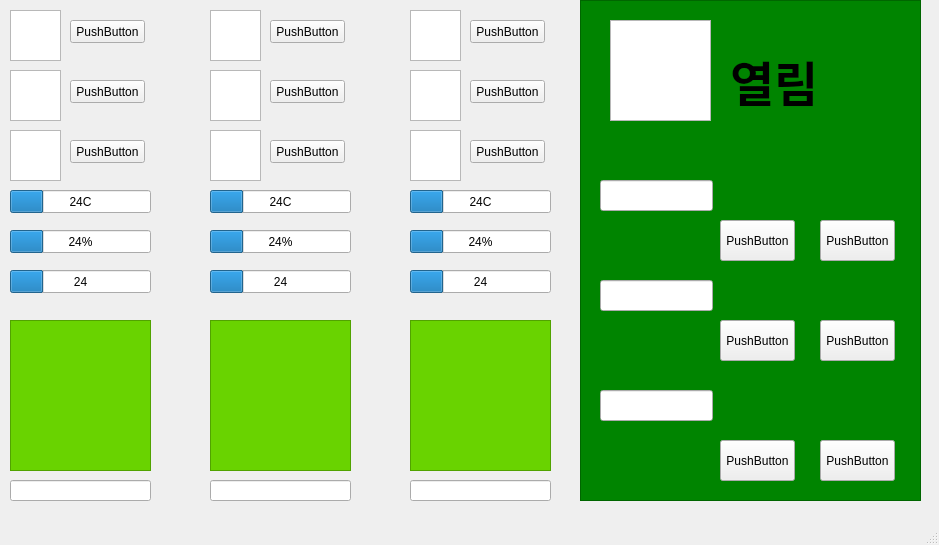
<?xml version="1.0" encoding="UTF-8"?>
<ui version="4.0">
 <class>SMART_FARM</class>
 <widget class="QMainWindow" name="SMART_FARM">
  <property name="geometry">
   <rect>
    <x>0</x>
    <y>0</y>
    <width>939</width>
    <height>545</height>
   </rect>
  </property>
  <property name="windowTitle">
   <string>SMARTFRAM</string>
  </property>
  <widget class="QWidget" name="centralwidget">
   <widget class="QGraphicsView" name="graphicsView">
    <property name="geometry">
     <rect>
      <x>10</x>
      <y>10</y>
      <width>51</width>
      <height>51</height>
     </rect>
    </property>
   </widget>
   <widget class="QGraphicsView" name="graphicsView_2">
    <property name="geometry">
     <rect>
      <x>10</x>
      <y>70</y>
      <width>51</width>
      <height>51</height>
     </rect>
    </property>
   </widget>
   <widget class="QGraphicsView" name="graphicsView_3">
    <property name="geometry">
     <rect>
      <x>10</x>
      <y>130</y>
      <width>51</width>
      <height>51</height>
     </rect>
    </property>
   </widget>
   <widget class="QPushButton" name="LED1_1BUTTON">
    <property name="geometry">
     <rect>
      <x>70</x>
      <y>20</y>
      <width>75</width>
      <height>23</height>
     </rect>
    </property>
    <property name="text">
     <string>PushButton</string>
    </property>
   </widget>
   <widget class="QPushButton" name="LED1_2BUTTON">
    <property name="geometry">
     <rect>
      <x>70</x>
      <y>80</y>
      <width>75</width>
      <height>23</height>
     </rect>
    </property>
    <property name="text">
     <string>PushButton</string>
    </property>
   </widget>
   <widget class="QPushButton" name="LED1_3BUTTON">
    <property name="geometry">
     <rect>
      <x>70</x>
      <y>140</y>
      <width>75</width>
      <height>23</height>
     </rect>
    </property>
    <property name="text">
     <string>PushButton</string>
    </property>
   </widget>
   <widget class="QGraphicsView" name="graphicsView_4">
    <property name="geometry">
     <rect>
      <x>210</x>
      <y>130</y>
      <width>51</width>
      <height>51</height>
     </rect>
    </property>
   </widget>
   <widget class="QPushButton" name="LED2_3BUTTON">
    <property name="geometry">
     <rect>
      <x>270</x>
      <y>140</y>
      <width>75</width>
      <height>23</height>
     </rect>
    </property>
    <property name="text">
     <string>PushButton</string>
    </property>
   </widget>
   <widget class="QGraphicsView" name="graphicsView_5">
    <property name="geometry">
     <rect>
      <x>210</x>
      <y>10</y>
      <width>51</width>
      <height>51</height>
     </rect>
    </property>
   </widget>
   <widget class="QPushButton" name="LED2_1BUTTON">
    <property name="geometry">
     <rect>
      <x>270</x>
      <y>20</y>
      <width>75</width>
      <height>23</height>
     </rect>
    </property>
    <property name="text">
     <string>PushButton</string>
    </property>
   </widget>
   <widget class="QPushButton" name="LED2_2BUTTON">
    <property name="geometry">
     <rect>
      <x>270</x>
      <y>80</y>
      <width>75</width>
      <height>23</height>
     </rect>
    </property>
    <property name="text">
     <string>PushButton</string>
    </property>
   </widget>
   <widget class="QGraphicsView" name="graphicsView_6">
    <property name="geometry">
     <rect>
      <x>210</x>
      <y>70</y>
      <width>51</width>
      <height>51</height>
     </rect>
    </property>
   </widget>
   <widget class="QGraphicsView" name="graphicsView_7">
    <property name="geometry">
     <rect>
      <x>410</x>
      <y>130</y>
      <width>51</width>
      <height>51</height>
     </rect>
    </property>
   </widget>
   <widget class="QPushButton" name="LED3_3BUTTON">
    <property name="geometry">
     <rect>
      <x>470</x>
      <y>140</y>
      <width>75</width>
      <height>23</height>
     </rect>
    </property>
    <property name="text">
     <string>PushButton</string>
    </property>
   </widget>
   <widget class="QGraphicsView" name="graphicsView_8">
    <property name="geometry">
     <rect>
      <x>410</x>
      <y>10</y>
      <width>51</width>
      <height>51</height>
     </rect>
    </property>
   </widget>
   <widget class="QPushButton" name="LED3_1BUTTON">
    <property name="geometry">
     <rect>
      <x>470</x>
      <y>20</y>
      <width>75</width>
      <height>23</height>
     </rect>
    </property>
    <property name="text">
     <string>PushButton</string>
    </property>
   </widget>
   <widget class="QPushButton" name="LED3_2BUTTON">
    <property name="geometry">
     <rect>
      <x>470</x>
      <y>80</y>
      <width>75</width>
      <height>23</height>
     </rect>
    </property>
    <property name="text">
     <string>PushButton</string>
    </property>
   </widget>
   <widget class="QGraphicsView" name="graphicsView_9">
    <property name="geometry">
     <rect>
      <x>410</x>
      <y>70</y>
      <width>51</width>
      <height>51</height>
     </rect>
    </property>
   </widget>
   <widget class="QProgressBar" name="TEMP1">
    <property name="geometry">
     <rect>
      <x>10</x>
      <y>190</y>
      <width>141</width>
      <height>23</height>
     </rect>
    </property>
    <property name="value">
     <number>24</number>
    </property>
    <property name="format">
     <string>%pC</string>
    </property>
   </widget>
   <widget class="QProgressBar" name="HUMID1">
    <property name="geometry">
     <rect>
      <x>10</x>
      <y>230</y>
      <width>141</width>
      <height>23</height>
     </rect>
    </property>
    <property name="value">
     <number>24</number>
    </property>
   </widget>
   <widget class="QProgressBar" name="LIGHT1">
    <property name="geometry">
     <rect>
      <x>10</x>
      <y>270</y>
      <width>141</width>
      <height>23</height>
     </rect>
    </property>
    <property name="value">
     <number>24</number>
    </property>
    <property name="format">
     <string>%p</string>
    </property>
   </widget>
   <widget class="QProgressBar" name="HUMID2">
    <property name="geometry">
     <rect>
      <x>210</x>
      <y>230</y>
      <width>141</width>
      <height>23</height>
     </rect>
    </property>
    <property name="value">
     <number>24</number>
    </property>
   </widget>
   <widget class="QProgressBar" name="TEMP2">
    <property name="geometry">
     <rect>
      <x>210</x>
      <y>190</y>
      <width>141</width>
      <height>23</height>
     </rect>
    </property>
    <property name="value">
     <number>24</number>
    </property>
    <property name="format">
     <string>%pC</string>
    </property>
   </widget>
   <widget class="QProgressBar" name="LIGHT2">
    <property name="geometry">
     <rect>
      <x>210</x>
      <y>270</y>
      <width>141</width>
      <height>23</height>
     </rect>
    </property>
    <property name="value">
     <number>24</number>
    </property>
    <property name="format">
     <string>%p</string>
    </property>
   </widget>
   <widget class="QProgressBar" name="HUMID3">
    <property name="geometry">
     <rect>
      <x>410</x>
      <y>230</y>
      <width>141</width>
      <height>23</height>
     </rect>
    </property>
    <property name="value">
     <number>24</number>
    </property>
   </widget>
   <widget class="QProgressBar" name="TEMP3">
    <property name="geometry">
     <rect>
      <x>410</x>
      <y>190</y>
      <width>141</width>
      <height>23</height>
     </rect>
    </property>
    <property name="value">
     <number>24</number>
    </property>
    <property name="format">
     <string>%pC</string>
    </property>
   </widget>
   <widget class="QProgressBar" name="LIGHT3">
    <property name="geometry">
     <rect>
      <x>410</x>
      <y>270</y>
      <width>141</width>
      <height>23</height>
     </rect>
    </property>
    <property name="value">
     <number>24</number>
    </property>
    <property name="format">
     <string>%p</string>
    </property>
   </widget>
   <widget class="QGraphicsView" name="FARM1">
    <property name="geometry">
     <rect>
      <x>10</x>
      <y>320</y>
      <width>141</width>
      <height>151</height>
     </rect>
    </property>
    <property name="autoFillBackground">
     <bool>false</bool>
    </property>
    <property name="styleSheet">
     <string notr="true">QGraphicsView#FARM1{
	background : rgb(105, 211, 0);
}</string>
    </property>
   </widget>
   <widget class="QGraphicsView" name="FARM2">
    <property name="geometry">
     <rect>
      <x>210</x>
      <y>320</y>
      <width>141</width>
      <height>151</height>
     </rect>
    </property>
    <property name="autoFillBackground">
     <bool>false</bool>
    </property>
    <property name="styleSheet">
     <string notr="true">QGraphicsView#FARM2{
	background : rgb(105, 211, 0);
}</string>
    </property>
   </widget>
   <widget class="QGraphicsView" name="FARM3">
    <property name="geometry">
     <rect>
      <x>410</x>
      <y>320</y>
      <width>141</width>
      <height>151</height>
     </rect>
    </property>
    <property name="autoFillBackground">
     <bool>false</bool>
    </property>
    <property name="styleSheet">
     <string notr="true">QGraphicsView#FARM3{
	background : rgb(105, 211, 0);
}</string>
    </property>
   </widget>
   <widget class="QLineEdit" name="NAME1">
    <property name="geometry">
     <rect>
      <x>10</x>
      <y>480</y>
      <width>141</width>
      <height>21</height>
     </rect>
    </property>
   </widget>
   <widget class="QLineEdit" name="NAME2">
    <property name="geometry">
     <rect>
      <x>210</x>
      <y>480</y>
      <width>141</width>
      <height>21</height>
     </rect>
    </property>
   </widget>
   <widget class="QLineEdit" name="NAME3">
    <property name="geometry">
     <rect>
      <x>410</x>
      <y>480</y>
      <width>141</width>
      <height>21</height>
     </rect>
    </property>
   </widget>
   <widget class="QGraphicsView" name="menu">
    <property name="geometry">
     <rect>
      <x>580</x>
      <y>0</y>
      <width>341</width>
      <height>501</height>
     </rect>
    </property>
    <property name="styleSheet">
     <string notr="true">QGraphicsView#menu{
background: rgb(0, 132, 0);
}</string>
    </property>
   </widget>
   <widget class="QGraphicsView" name="doorimage">
    <property name="geometry">
     <rect>
      <x>610</x>
      <y>20</y>
      <width>101</width>
      <height>101</height>
     </rect>
    </property>
   </widget>
   <widget class="QLabel" name="door_status">
    <property name="geometry">
     <rect>
      <x>730</x>
      <y>50</y>
      <width>111</width>
      <height>61</height>
     </rect>
    </property>
    <property name="font">
     <font>
      <family>나눔바른고딕</family>
      <pointsize>36</pointsize>
      <weight>75</weight>
      <bold>true</bold>
     </font>
    </property>
    <property name="text">
     <string>열림</string>
    </property>
   </widget>
   <widget class="QLineEdit" name="NAME1_1">
    <property name="geometry">
     <rect>
      <x>600</x>
      <y>180</y>
      <width>113</width>
      <height>31</height>
     </rect>
    </property>
    <property name="readOnly">
     <bool>true</bool>
    </property>
   </widget>
   <widget class="QLineEdit" name="NAME2_1">
    <property name="enabled">
     <bool>true</bool>
    </property>
    <property name="geometry">
     <rect>
      <x>600</x>
      <y>280</y>
      <width>113</width>
      <height>31</height>
     </rect>
    </property>
    <property name="readOnly">
     <bool>true</bool>
    </property>
   </widget>
   <widget class="QLineEdit" name="NAME3_1">
    <property name="geometry">
     <rect>
      <x>600</x>
      <y>390</y>
      <width>113</width>
      <height>31</height>
     </rect>
    </property>
    <property name="readOnly">
     <bool>true</bool>
    </property>
   </widget>
   <widget class="QPushButton" name="WIND1">
    <property name="geometry">
     <rect>
      <x>720</x>
      <y>220</y>
      <width>75</width>
      <height>41</height>
     </rect>
    </property>
    <property name="text">
     <string>PushButton</string>
    </property>
   </widget>
   <widget class="QPushButton" name="OPEN1">
    <property name="geometry">
     <rect>
      <x>820</x>
      <y>220</y>
      <width>75</width>
      <height>41</height>
     </rect>
    </property>
    <property name="text">
     <string>PushButton</string>
    </property>
   </widget>
   <widget class="QPushButton" name="WIND2">
    <property name="geometry">
     <rect>
      <x>720</x>
      <y>320</y>
      <width>75</width>
      <height>41</height>
     </rect>
    </property>
    <property name="text">
     <string>PushButton</string>
    </property>
   </widget>
   <widget class="QPushButton" name="OPEN2">
    <property name="geometry">
     <rect>
      <x>820</x>
      <y>320</y>
      <width>75</width>
      <height>41</height>
     </rect>
    </property>
    <property name="text">
     <string>PushButton</string>
    </property>
   </widget>
   <widget class="QPushButton" name="WIND3">
    <property name="geometry">
     <rect>
      <x>720</x>
      <y>440</y>
      <width>75</width>
      <height>41</height>
     </rect>
    </property>
    <property name="text">
     <string>PushButton</string>
    </property>
   </widget>
   <widget class="QPushButton" name="OPEN3">
    <property name="geometry">
     <rect>
      <x>820</x>
      <y>440</y>
      <width>75</width>
      <height>41</height>
     </rect>
    </property>
    <property name="text">
     <string>PushButton</string>
    </property>
   </widget>
  </widget>
  <widget class="QMenuBar" name="menubar">
   <property name="geometry">
    <rect>
     <x>0</x>
     <y>0</y>
     <width>939</width>
     <height>21</height>
    </rect>
   </property>
  </widget>
  <widget class="QStatusBar" name="statusbar"/>
 </widget>
 <resources>
  <include location="image/bulb_on.qrc"/>
 </resources>
 <connections/>
</ui>
